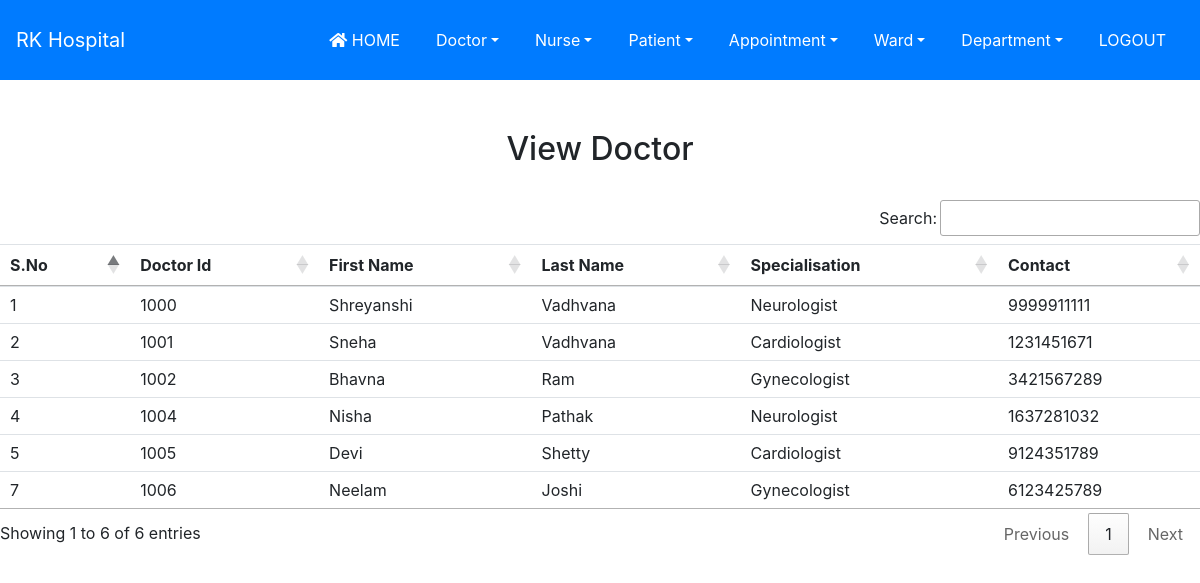
/view_doctor/ (signed in), run on the app's committed database.
### hospital/models.py (models this page shows, shortened)
class Doctor(models.Model):
    doctor_id=models.IntegerField()
    fname=models.CharField(max_length=20)
    lname=models.CharField(max_length=20)
    skill_name=models.CharField(max_length=30)
    mobile=models.IntegerField()

### hospital/views.py (the view)
# urls.py: path('view_doctor/', View_Doctor, name='view_doctor'),
def View_Doctor(request):
    if not request.user.is_staff:
        return redirect('login')
    doc= Doctor.objects.all()
    d={'doc': doc }
    return render(request, 'view_doctor.html', d)

### hospital/templates/view_doctor.html
{% extends 'navigationbar.html' %}
{% load static %}
{% block body %}
<div class="container" style="margin-top:50px">
<h2 class="text-center">View Doctor</h2>
<br>
</div>
<table class="table table-hover demo" id="example">
    <thead>
    <tr>
        <th>S.No</th>
        <th>Doctor Id</th>
        <th>First Name</th>
        <th>Last Name</th>
        <th>Specialisation</th>
        <th>Contact</th>
    </tr>
    </thead>
    <tbody>
    {% for i in doc%}
    <tr>
        <td>{{i.id}}</td>
        <td>{{i.doctor_id}}</td>
        <td>{{i.fname}}</td>
        <td>{{i.lname}}</td>
        <td>{{i.skill_name}}</td>
        <td>{{i.mobile}}</td>
    </tr>
    {% endfor %}
    </tbody>
</table>
{% endblock %}

### hospital/templates/navigationbar.html (shortened to what this page needs)
{% load static %}
<html>
<head>
  <link rel="stylesheet" href="https://maxcdn.bootstrapcdn.com/bootstrap/4.3.1/css/bootstrap.min.css">
  <link rel="stylesheet" href="https://use.fontawesome.com/releases/v5.6.3/css/all.css"></head>
  <link rel="stylesheet" type="text/css" href="{% static 'css/mystyle.css' %}">
<link rel="stylesheet" href="https://cdn.datatables.net/1.10.21/css/jquery.dataTables.min.css">
<link rel="stylesheet" href="https://cdn.datatables.net/buttons/1.6.2/css/buttons.dataTables.min.css">
</head>
<nav class="navbar navbar-expand-sm  bg-primary navbar-dark">
<a class="navbar-brand" href="{% url 'index' %}">RK Hospital</a>
    <div class="collapse navbar-collapse" id="myMenu">
        <ul class="navbar-nav text-center ml-auto">
            {% if request.user.is_staff %}
                <li class="nav-item"><a class="nav-link " href="{% url 'home' %}"><i class="fas fa-home"></i> HOME</a></li>
                <li class="nav-item dropdown"><a class="nav-link dropdown-toggle" data-toggle="dropdown" href="#">Doctor</a>
                </li>
                <li class="nav-item dropdown"><a class="nav-link dropdown-toggle" data-toggle="dropdown" href="#">Nurse</a>
                </li>
                <li class="nav-item dropdown"><a class="nav-link dropdown-toggle" data-toggle="dropdown" href="#">Patient</a>
                </li>
                <li class="nav-item dropdown"><a class="nav-link dropdown-toggle" data-toggle="dropdown" href="#">Appointment</a>
                </li>
                <li class="nav-item dropdown"><a class="nav-link dropdown-toggle" data-toggle="dropdown" href="#">Ward</a>
                </li>
                 <li class="nav-item dropdown"><a class="nav-link dropdown-toggle" data-toggle="dropdown" href="#">Department</a>
                </li>
                <li class="nav-item"><a class="nav-link" href="{% url 'logout' %}">LOGOUT</a></li>
            {% endif %}
        </ul>
    </div>
</nav>
{% block body %}
{% endblock %}
</html>

### hospital/static/css/mystyle.css (style rules this page uses)
.nav-link { color:white !important; padding: 10px 10px; }

### hospital/templates/navigationbar.html (style rules this page uses)
.nav-item { padding:10px 10px;; }

### data on the page
Doctor: id "1", doctor_id "1000", fname "Shreyanshi", lname "Vadhvana", skill_name "Neurologist", mobile "9999911111"
Doctor: id "2", doctor_id "1001", fname "Sneha", lname "Vadhvana", skill_name "Cardiologist", mobile "1231451671"
Doctor: id "3", doctor_id "1002", fname "Bhavna", lname "Ram", skill_name "Gynecologist", mobile "3421567289"
Doctor: id "4", doctor_id "1004", fname "Nisha", lname "Pathak", skill_name "Neurologist", mobile "1637281032"
Doctor: id "5", doctor_id "1005", fname "Devi", lname "Shetty", skill_name "Cardiologist", mobile "9124351789"
Doctor: id "7", doctor_id "1006", fname "Neelam", lname "Joshi", skill_name "Gynecologist", mobile "6123425789"
